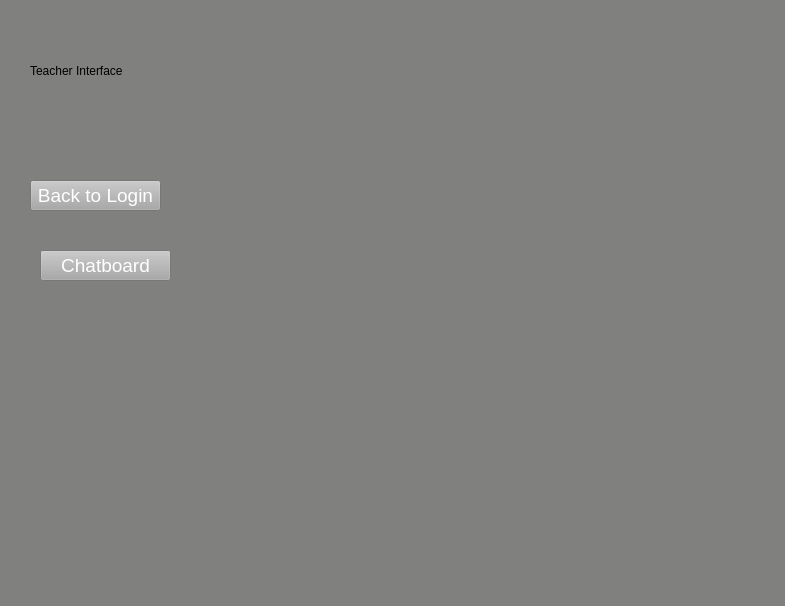
<?xml version="1.0" encoding="UTF-8"?>
<ui version="4.0">
 <class>MainWindow</class>
 <widget class="QMainWindow" name="MainWindow">
  <property name="geometry">
   <rect>
    <x>0</x>
    <y>0</y>
    <width>785</width>
    <height>606</height>
   </rect>
  </property>
  <property name="windowTitle">
   <string>MainWindow</string>
  </property>
  <property name="styleSheet">
   <string notr="true">background-color: rgb(128, 128, 127);</string>
  </property>
  <widget class="QWidget" name="centralwidget">
   <widget class="QLabel" name="label">
    <property name="geometry">
     <rect>
      <x>30</x>
      <y>40</y>
      <width>251</width>
      <height>61</height>
     </rect>
    </property>
    <property name="styleSheet">
     <string notr="true">font: 22pt &quot;MS Shell Dlg 2&quot;;</string>
    </property>
    <property name="text">
     <string>Teacher Interface</string>
    </property>
   </widget>
   <widget class="QPushButton" name="Back_Log_but">
    <property name="geometry">
     <rect>
      <x>30</x>
      <y>180</y>
      <width>131</width>
      <height>31</height>
     </rect>
    </property>
    <property name="styleSheet">
     <string notr="true">background-color: rgb(167, 168, 167); font-size:14pt; color:rgb(255, 255, 255)</string>
    </property>
    <property name="text">
     <string>Back to Login</string>
    </property>
   </widget>
   <widget class="QPushButton" name="Chatboard_but">
    <property name="geometry">
     <rect>
      <x>40</x>
      <y>250</y>
      <width>131</width>
      <height>31</height>
     </rect>
    </property>
    <property name="styleSheet">
     <string notr="true">background-color: rgb(167, 168, 167); font-size:14pt; color:rgb(255, 255, 255)</string>
    </property>
    <property name="text">
     <string>Chatboard</string>
    </property>
   </widget>
  </widget>
  <widget class="QMenuBar" name="menubar">
   <property name="geometry">
    <rect>
     <x>0</x>
     <y>0</y>
     <width>785</width>
     <height>21</height>
    </rect>
   </property>
  </widget>
  <widget class="QStatusBar" name="statusbar"/>
 </widget>
 <resources/>
 <connections/>
</ui>
